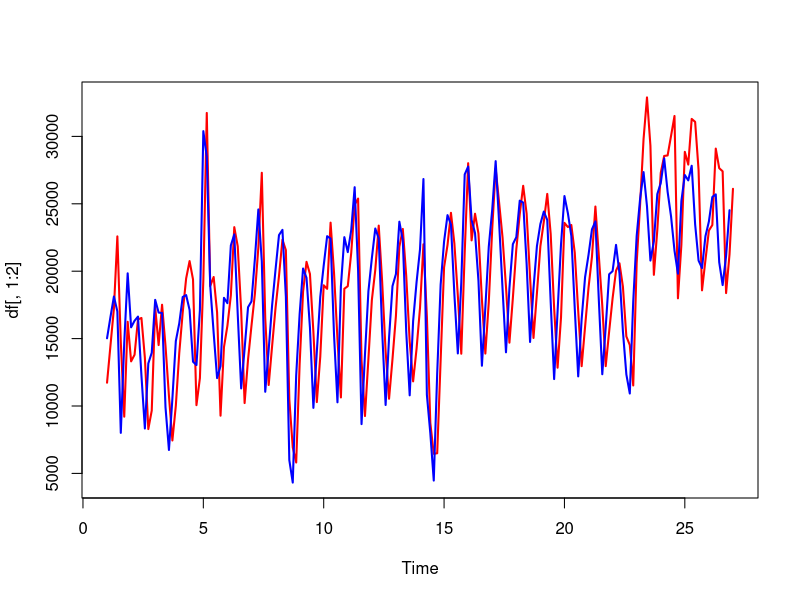
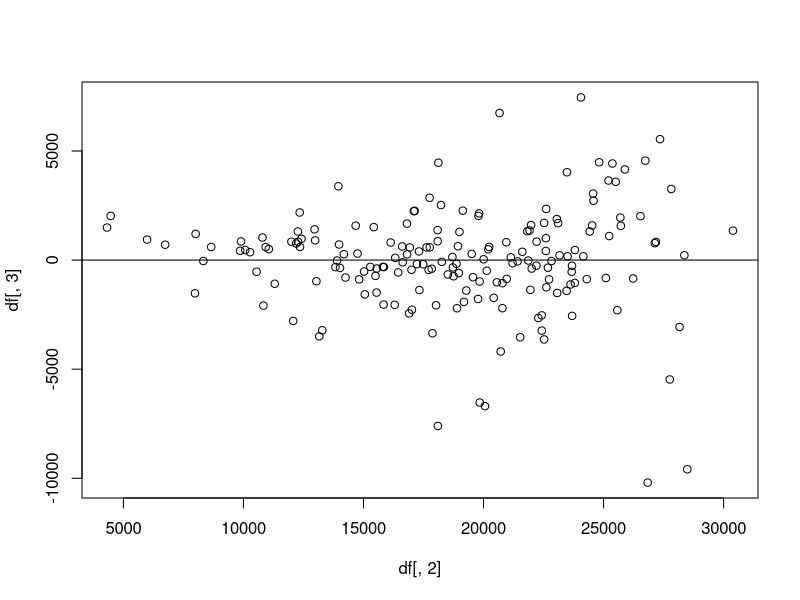

These charts were generated, in order, by the following R code:
# import libraries
#library(ts)
library(lmtest)
library(sandwich)
#library(plyr)
library(tseries)



# read in the uber data
uber14 <- read.csv("uber14.csv") # 2014 Apr - Sept


# convert to ts obj; frequency is the number of obs per year 
#2014 data
uber14ts<-ts(uber14$freq, freq = 7)
prcp14 <-ts(uber14$PRCP, freq=7)
tmax14 <-ts(uber14$TMAX, freq=7)
tmin14<-ts(uber14$TMIN, freq=7)

holiday14<-ts(uber14$holiday, freq=7)
weekend14<-ts(uber14$weekend, freq=7)
mon14<-ts(uber14$mon, freq=7)
tue14<-ts(uber14$tue, freq=7)
wed14<-ts(uber14$wed, freq=7)
thurs14<-ts(uber14$thurs, freq=7)
fri14<-ts(uber14$fri, freq=7)
sat14<-ts(uber14$sat, freq=7)
sun14<-ts(uber14$sun, freq=7)


## 3. Linear Regression Analysis

# LR for 2014 pickups

model1<-lm(uber14ts~prcp14+tmax14+tmin14+holiday14+mon14+tue14+thurs14+fri14+sat14+sun14) # use wed as the base
summary(model1)


lag14<-lag(uber14ts,-1)
data4<-ts.union(uber14ts, lag14, prcp14,tmax14,tmin14,weekend14,holiday14,mon14,tue14,wed14,thurs14,fri14,sat14,sun14)
model4<-lm(uber14ts~lag14+prcp14+tmax14+tmin14+holiday14+mon14+tue14+wed14+thurs14+fri14+sat14+sun14-1, data = data4)
summary(model4)

uber14fit<-ts(fitted(model4), freq=7)
uber14residue<-ts(residuals(model4), freq=7)

# HAC std errs

#coeftest(model4)
#coeftest(model4,NeweyWest(model1,lag = 1, prewhite = FALSE))


# fitted
df0<-ts.union(uber14ts, uber14fit)
df<-ts.union(df0,uber14residue)
head(df)

# ts plot of fitted
plot(df[,1:2],plot.type = "single", col = c("red", "blue"), lwd = 2)
# residuals
plot(df[,2],df[,3])
abline(h=0)



# search for best lag
# by R^2

for(i in 1:8)
{
        if(i==1) cat("horizon, R squared","\n")
        uber14tsi<-lag(uber14ts,i)
        mon14i<-lag(mon14, i)
        tue14i<-lag(tue14, i)
        thurs14i<-lag(thurs14, i)
        fri14i<-lag(fri14,i)
        sat14i<-lag(sat14,i)
        sun14i<-lag(sun14,i)
        datai<-ts.union(uber14tsi, lag14,prcp14, tmax14, holiday14,mon14i,tue14i,thurs14i,fri14i,sat14i,sun14i)
        fiti<-lm(uber14tsi~lag14+prcp14+tmax14+tmax14+holiday14+mon14i+tue14i+thurs14i+fri14i+sat14i+sun14i, data = datai)
        cat(sprintf("%7d %9.4f \n", i, summary(fiti)$r.squared))
}

# by HAC t stat
for(i in 1:8)
{
        if(i==1) cat("horizon, HAC t stat","\n")
        uber14tsi<-lag(uber14ts,i)
        mon14i<-lag(mon14, i)
        tue14i<-lag(tue14, i)
        thurs14i<-lag(thurs14, i)
        fri14i<-lag(fri14,i)
        sat14i<-lag(sat14,i)
        sun14i<-lag(sun14,i)
        datai<-ts.union(uber14tsi, lag14,prcp14, tmax14, holiday14,mon14i,tue14i,thurs14i,fri14i,sat14i,sun14i)
        fiti<-lm(uber14tsi~lag14+prcp14+tmax14+tmax14+holiday14+mon14i+tue14i+thurs14i+fri14i+sat14i+sun14i, data = datai)
        ct<-coeftest(fiti,NeweyWest(fiti,lag = i, prewhite = FALSE))
        cat(sprintf("%7d %9.4f \n", i, ct[2,3]))
}
